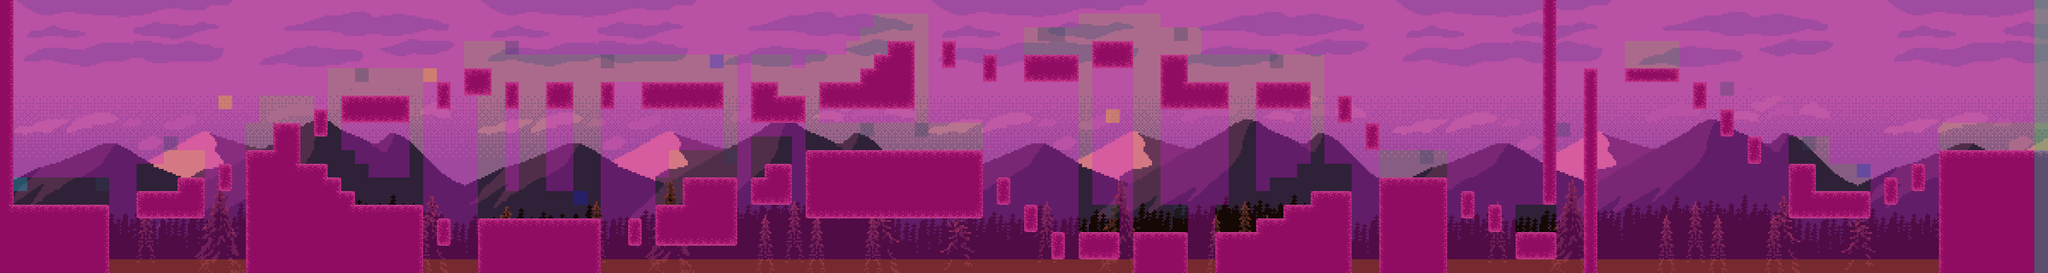

The image is a tile-based game level rendered from a .tmx file. Its description and source (layers, tilesets, objects; grid data summarised) follow:
An orthogonal 150x20 tile map with 32x32 px tiles, 9 tile layers (Sky, Clouds_far, Mountains, Clouds_near, ...).

<map version="1.0" orientation="orthogonal" renderorder="right-down" width="150" height="20" tilewidth="32" tileheight="32" nextobjectid="1">
 <tileset firstgid="1" name="AllTiles" tilewidth="32" tileheight="32" tilecount="3082" columns="67">
  <image source="AllTiles.png" width="2175" height="1472" />
 </tileset>
 <layer name="Sky" width="150" height="20">
  <properties>
   <property name="speed" type="float" value="0.45" />
  </properties>
  <data>[3000 cells, 2992 non-empty, 660 distinct tile ids]</data>
 </layer>
 <layer name="Clouds_far" width="150" height="20">
  <properties>
   <property name="speed" type="float" value="0.55" />
  </properties>
  <data>[3000 cells, 1022 non-empty, 238 distinct tile ids]</data>
 </layer>
 <layer name="Mountains" width="150" height="20">
  <properties>
   <property name="speed" type="float" value="0.65" />
  </properties>
  <data>[3000 cells, 2990 non-empty, 680 distinct tile ids]</data>
 </layer>
 <layer name="Clouds_near" width="150" height="20">
  <properties>
   <property name="speed" type="float" value="0.75" />
  </properties>
  <data>[3000 cells, 1924 non-empty, 442 distinct tile ids]</data>
 </layer>
 <layer name="Trees" width="150" height="20">
  <properties>
   <property name="speed" type="float" value="0.85" />
  </properties>
  <data>[3000 cells, 2974 non-empty, 660 distinct tile ids]</data>
 </layer>
 <layer name="Map" width="150" height="20">
  <properties>
   <property name="speed" type="float" value="1" />
  </properties>
  <data>[3000 cells, 663 non-empty, 17 distinct tile ids]</data>
 </layer>
 <layer name="Navigation" width="150" height="20" opacity="0.3">
  <properties>
   <property name="Navigation" type="int" value="1" />
   <property name="canFly" type="int" value="1" />
   <property name="speed" type="float" value="1" />
  </properties>
  <data>[3000 cells, 663 non-empty, 1 distinct tile ids]</data>
 </layer>
 <layer name="Navigation_Walker" width="150" height="20" opacity="0.3">
  <properties>
   <property name="Navigation" type="int" value="1" />
   <property name="canFly" type="int" value="2" />
   <property name="speed" type="float" value="1" />
  </properties>
  <data>[3000 cells, 2525 non-empty, 1 distinct tile ids]</data>
 </layer>
 <layer name="Colliders" width="150" height="20" opacity="0.3">
  <properties>
   <property name="speed" type="float" value="1" />
  </properties>
  <data>[3000 cells, 792 non-empty, 8 distinct tile ids]</data>
 </layer>
</map>